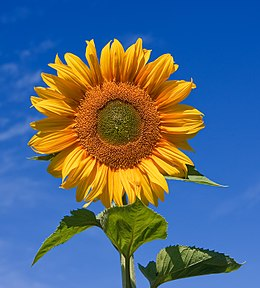
#> input picture Week 4/sunflower.jpg, 260 x 288 px, found by its file name
$ python goruntuislemequiz.py
#> lines starting #> are read from the running program, lines starting #| are printed output that depends on the picture; after the words box and inside, x2 and y2 are one past the last pixel; in counts of white or black regions, pixels touching at a corner belong together
#> further down, im_1 is the input picture: shape (288, 260, 3); mean R, G, B 84, 106.1, 127.7

# coding: utf-8

# In[16]:


import matplotlib.pyplot as plt
import matplotlib.image as mpimg
import numpy as np


# In[39]:


def get_distance(v, w= [1/3, 1/3, 1/3]):
    a,b,c = v[0],v[1],v[2]
    w1,w2,w3 = w[0],w[1],w[2]
    d = ((a**2)*w1+(b**2)*w2+(c**2)*w3)**.5
    return d


# In[40]:


def convert_rgb_to_gray_level(im_1):
    m = im_1.shape[0]
#> m = 288
    n = im_1.shape[1]
#> n = 260
    im_2 = np.zeros((m,n))
    for i in range (m):
        for j in range(n):
            im_2[i,j] = get_distance(im_1[i,j,:])
#> this loop made 288 passes
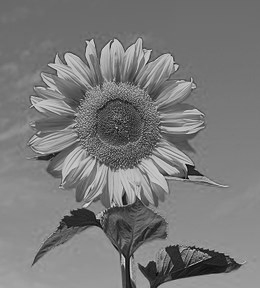
#> im_2: shape (288, 260) float64; min 2.94, max 228.6, mean 122.5
    return im_2


# In[47]:


def convert_gray_level_to_bw(image_gray_level):
    m = image_gray_level.shape[0]
    n = image_gray_level.shape[1]
    im_bw = np.zeros((m,n))
    for i in range(m):
        for j in range(n):
            if image_gray_level[i,j]>120:
                im_bw[i,j] = 1
            else:
                im_bw[i,j] = 0
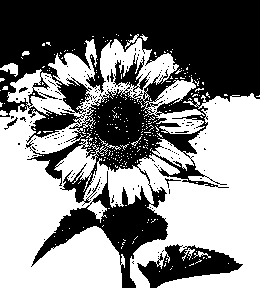
#> im_bw: shape (288, 260) float64; values 0 (black) and 1 (white), 52.7% white; 150 black regions (143 under 20 px), largest, box (x1, y1, x2, y2) and area: (0, 0, 260, 288) 32709, (137, 244, 243, 288) 2238, (4, 117, 18, 130) 43
    return im_bw


# In[48]:


im_1 = mpimg.imread('sunflower.jpg')
im_2 = convert_rgb_to_gray_level(im_1)
im_3 = convert_gray_level_to_bw(im_2)
get_ipython().run_line_magic('matplotlib', 'inline')
plt.subplot(1,3,1),plt.imshow(im_1)
plt.subplot(1,3,2),plt.imshow(im_2,cmap='gray')
plt.subplot(1,3,3),plt.imshow(im_3,cmap='gray')


# In[33]:


def soru_iki(img):
    m = img.shape[0]
    n = img.shape[1]
    my_hash = {}
    sayac = 0
    for i in range(m):
        for j in range(n):
            if(img[i][j] == 1. ):
                sayac = sayac +1

    sonuc = sayac/(m*n)

    if ( sonuc ):
        for i in range(m):
            for j in range(n):
                if(img[i][j] == 1.):
                    ifade = (str(i)+","+str(j))
                    my_hash[ifade] = 1.
    print(img)
#> (printed output is left out)
    print(my_hash)
#> (printed output is left out)


# In[34]:


soru_iki(im_3)
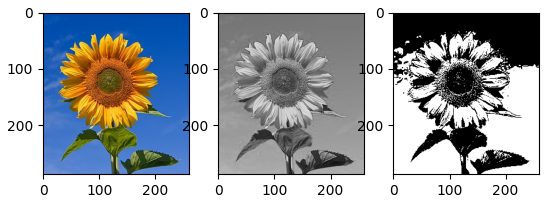
#> figure drawn by matplotlib, 3 panels
